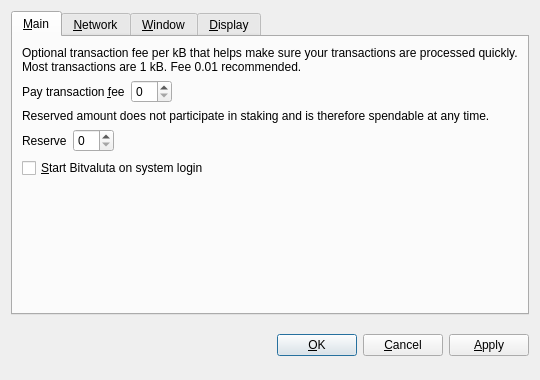
<?xml version="1.0" encoding="UTF-8"?>
<ui version="4.0">
 <class>OptionsDialog</class>
 <widget class="QDialog" name="OptionsDialog">
  <property name="geometry">
   <rect>
    <x>0</x>
    <y>0</y>
    <width>540</width>
    <height>380</height>
   </rect>
  </property>
  <property name="windowTitle">
   <string>Options</string>
  </property>
  <property name="modal">
   <bool>true</bool>
  </property>
  <layout class="QVBoxLayout" name="verticalLayout">
   <item>
    <widget class="QTabWidget" name="tabWidget">
     <property name="tabPosition">
      <enum>QTabWidget::North</enum>
     </property>
     <property name="currentIndex">
      <number>0</number>
     </property>
     <widget class="QWidget" name="tabMain">
      <attribute name="title">
       <string>&amp;Main</string>
      </attribute>
      <layout class="QVBoxLayout" name="verticalLayout_Main">
       <item>
        <widget class="QLabel" name="transactionFeeInfoLabel">
         <property name="text">
          <string>Optional transaction fee per kB that helps make sure your transactions are processed quickly. Most transactions are 1 kB. Fee 0.01 recommended.</string>
         </property>
         <property name="textFormat">
          <enum>Qt::PlainText</enum>
         </property>
         <property name="wordWrap">
          <bool>true</bool>
         </property>
        </widget>
       </item>
       <item>
        <layout class="QHBoxLayout" name="horizontalLayoutFee">
         <item>
          <widget class="QLabel" name="transactionFeeLabel">
           <property name="text">
            <string>Pay transaction &amp;fee</string>
           </property>
           <property name="textFormat">
            <enum>Qt::PlainText</enum>
           </property>
           <property name="buddy">
            <cstring>transactionFee</cstring>
           </property>
          </widget>
         </item>
         <item>
          <widget class="BitcoinAmountField" name="transactionFee"/>
         </item>
         <item>
          <spacer name="horizontalSpacerFee">
           <property name="orientation">
            <enum>Qt::Horizontal</enum>
           </property>
           <property name="sizeHint" stdset="0">
            <size>
             <width>40</width>
             <height>20</height>
            </size>
           </property>
          </spacer>
         </item>
        </layout>
       </item>
       <item>
        <widget class="QLabel" name="reserveBalanceInfoLabel">
         <property name="text">
          <string>Reserved amount does not participate in staking and is therefore spendable at any time.</string>
         </property>
         <property name="textFormat">
          <enum>Qt::PlainText</enum>
         </property>
         <property name="wordWrap">
          <bool>true</bool>
         </property>
        </widget>
       </item>
       <item>
        <layout class="QHBoxLayout" name="horizontalLayoutReserveBalance">
         <item>
          <widget class="QLabel" name="reserveBalanceLabel">
           <property name="text">
            <string>Reserve</string>
           </property>
           <property name="textFormat">
            <enum>Qt::PlainText</enum>
           </property>
           <property name="buddy">
            <cstring>reserveBalance</cstring>
           </property>
          </widget>
         </item>
         <item>
          <widget class="BitcoinAmountField" name="reserveBalance"/>
         </item>
         <item>
          <spacer name="horizontalSpacerReserveBalance">
           <property name="orientation">
            <enum>Qt::Horizontal</enum>
           </property>
           <property name="sizeHint" stdset="0">
            <size>
             <width>40</width>
             <height>20</height>
            </size>
           </property>
          </spacer>
         </item>
        </layout>
       </item>
       <item>
        <widget class="QCheckBox" name="bitcoinAtStartup">
         <property name="toolTip">
          <string>Automatically start Bitvaluta after logging in to the system.</string>
         </property>
         <property name="text">
          <string>&amp;Start Bitvaluta on system login</string>
         </property>
        </widget>
       </item>
       <item>
        <spacer name="verticalSpacer_Main">
         <property name="orientation">
          <enum>Qt::Vertical</enum>
         </property>
         <property name="sizeHint" stdset="0">
          <size>
           <width>20</width>
           <height>40</height>
          </size>
         </property>
        </spacer>
       </item>
      </layout>
     </widget>
     <widget class="QWidget" name="tabNetwork">
      <attribute name="title">
       <string>&amp;Network</string>
      </attribute>
      <layout class="QVBoxLayout" name="verticalLayout_Network">
       <item>
        <widget class="QCheckBox" name="mapPortUpnp">
         <property name="toolTip">
          <string>Automatically open the Bitvaluta client port on the router. This only works when your router supports UPnP and it is enabled.</string>
         </property>
         <property name="text">
          <string>Map port using &amp;UPnP</string>
         </property>
        </widget>
       </item>
       <item>
        <widget class="QCheckBox" name="connectSocks">
         <property name="toolTip">
          <string>Connect to the Bitvaluta network through a SOCKS5 proxy (e.g. when connecting through Tor).</string>
         </property>
         <property name="text">
          <string>&amp;Connect through SOCKS5 proxy:</string>
         </property>
        </widget>
       </item>
       <item>
        <layout class="QHBoxLayout" name="horizontalLayout_Network">
         <item>
          <widget class="QLabel" name="proxyIpLabel">
           <property name="text">
            <string>Proxy &amp;IP:</string>
           </property>
           <property name="textFormat">
            <enum>Qt::PlainText</enum>
           </property>
           <property name="buddy">
            <cstring>proxyIp</cstring>
           </property>
          </widget>
         </item>
         <item>
          <widget class="QValidatedLineEdit" name="proxyIp">
           <property name="maximumSize">
            <size>
             <width>140</width>
             <height>16777215</height>
            </size>
           </property>
           <property name="toolTip">
            <string>IP address of the proxy (e.g. 127.0.0.1)</string>
           </property>
          </widget>
         </item>
         <item>
          <widget class="QLabel" name="proxyPortLabel">
           <property name="text">
            <string>&amp;Port:</string>
           </property>
           <property name="textFormat">
            <enum>Qt::PlainText</enum>
           </property>
           <property name="buddy">
            <cstring>proxyPort</cstring>
           </property>
          </widget>
         </item>
         <item>
          <widget class="QLineEdit" name="proxyPort">
           <property name="maximumSize">
            <size>
             <width>55</width>
             <height>16777215</height>
            </size>
           </property>
           <property name="toolTip">
            <string>Port of the proxy (e.g. 9050)</string>
           </property>
          </widget>
         </item>
         <item>
          <spacer name="horizontalSpacer_Network">
           <property name="orientation">
            <enum>Qt::Horizontal</enum>
           </property>
           <property name="sizeHint" stdset="0">
            <size>
             <width>40</width>
             <height>20</height>
            </size>
           </property>
          </spacer>
         </item>
        </layout>
       </item>
       <item>
        <spacer name="verticalSpacer_Network">
         <property name="orientation">
          <enum>Qt::Vertical</enum>
         </property>
         <property name="sizeHint" stdset="0">
          <size>
           <width>20</width>
           <height>40</height>
          </size>
         </property>
        </spacer>
       </item>
      </layout>
     </widget>
     <widget class="QWidget" name="tabWindow">
      <attribute name="title">
       <string>&amp;Window</string>
      </attribute>
      <layout class="QVBoxLayout" name="verticalLayout_Window">
       <item>
        <widget class="QCheckBox" name="minimizeToTray">
         <property name="toolTip">
          <string>Show only a tray icon after minimizing the window.</string>
         </property>
         <property name="text">
          <string>&amp;Minimize to the tray instead of the taskbar</string>
         </property>
        </widget>
       </item>
       <item>
        <widget class="QCheckBox" name="minimizeOnClose">
         <property name="toolTip">
          <string>Minimize instead of exit the application when the window is closed. When this option is enabled, the application will be closed only after selecting Quit in the menu.</string>
         </property>
         <property name="text">
          <string>M&amp;inimize on close</string>
         </property>
        </widget>
       </item>
       <item>
        <spacer name="verticalSpacer_Window">
         <property name="orientation">
          <enum>Qt::Vertical</enum>
         </property>
         <property name="sizeHint" stdset="0">
          <size>
           <width>20</width>
           <height>40</height>
          </size>
         </property>
        </spacer>
       </item>
      </layout>
     </widget>
     <widget class="QWidget" name="tabDisplay">
      <attribute name="title">
       <string>&amp;Display</string>
      </attribute>
      <layout class="QVBoxLayout" name="verticalLayout_Display">
       <item>
        <layout class="QHBoxLayout" name="horizontalLayout_1_Display">
         <item>
          <widget class="QLabel" name="langLabel">
           <property name="text">
            <string>User Interface &amp;language:</string>
           </property>
           <property name="textFormat">
            <enum>Qt::PlainText</enum>
           </property>
           <property name="buddy">
            <cstring>lang</cstring>
           </property>
          </widget>
         </item>
         <item>
          <widget class="QValueComboBox" name="lang">
           <property name="toolTip">
            <string>The user interface language can be set here. This setting will take effect after restarting Bitvaluta.</string>
           </property>
          </widget>
         </item>
        </layout>
       </item>
       <item>
        <layout class="QHBoxLayout" name="horizontalLayout_2_Display">
         <item>
          <widget class="QLabel" name="unitLabel">
           <property name="text">
            <string>&amp;Unit to show amounts in:</string>
           </property>
           <property name="textFormat">
            <enum>Qt::PlainText</enum>
           </property>
           <property name="buddy">
            <cstring>unit</cstring>
           </property>
          </widget>
         </item>
         <item>
          <widget class="QValueComboBox" name="unit">
           <property name="toolTip">
            <string>Choose the default subdivision unit to show in the interface and when sending coins.</string>
           </property>
          </widget>
         </item>
        </layout>
       </item>
       <item>
        <widget class="QCheckBox" name="coinControlFeatures">
         <property name="toolTip">
          <string>Whether to show coin control features or not.</string>
         </property>
         <property name="text">
          <string>Display coin &amp;control features (experts only!)</string>
         </property>
        </widget>
       </item>
       <item>
        <widget class="QCheckBox" name="useBlackTheme">
         <property name="text">
          <string>Use black visual theme (requires restart)</string>
         </property>
        </widget>
       </item>
       <item>
        <spacer name="verticalSpacer_Display">
         <property name="orientation">
          <enum>Qt::Vertical</enum>
         </property>
         <property name="sizeHint" stdset="0">
          <size>
           <width>20</width>
           <height>40</height>
          </size>
         </property>
        </spacer>
       </item>
      </layout>
     </widget>
    </widget>
   </item>
   <item>
    <layout class="QHBoxLayout" name="horizontalLayout_Buttons">
     <item>
      <spacer name="horizontalSpacer_1">
       <property name="orientation">
        <enum>Qt::Horizontal</enum>
       </property>
       <property name="sizeHint" stdset="0">
        <size>
         <width>40</width>
         <height>48</height>
        </size>
       </property>
      </spacer>
     </item>
     <item>
      <widget class="QLabel" name="statusLabel">
       <property name="font">
        <font>
         <weight>75</weight>
         <bold>true</bold>
        </font>
       </property>
       <property name="text">
        <string/>
       </property>
       <property name="textFormat">
        <enum>Qt::PlainText</enum>
       </property>
       <property name="wordWrap">
        <bool>true</bool>
       </property>
      </widget>
     </item>
     <item>
      <spacer name="horizontalSpacer_2">
       <property name="orientation">
        <enum>Qt::Horizontal</enum>
       </property>
       <property name="sizeHint" stdset="0">
        <size>
         <width>40</width>
         <height>48</height>
        </size>
       </property>
      </spacer>
     </item>
     <item>
      <widget class="QPushButton" name="okButton">
       <property name="text">
        <string>&amp;OK</string>
       </property>
      </widget>
     </item>
     <item>
      <widget class="QPushButton" name="cancelButton">
       <property name="text">
        <string>&amp;Cancel</string>
       </property>
       <property name="autoDefault">
        <bool>false</bool>
       </property>
      </widget>
     </item>
     <item>
      <widget class="QPushButton" name="applyButton">
       <property name="text">
        <string>&amp;Apply</string>
       </property>
       <property name="autoDefault">
        <bool>false</bool>
       </property>
      </widget>
     </item>
    </layout>
   </item>
  </layout>
 </widget>
 <customwidgets>
  <customwidget>
   <class>BitcoinAmountField</class>
   <extends>QSpinBox</extends>
   <header>bitcoinamountfield.h</header>
  </customwidget>
  <customwidget>
   <class>QValueComboBox</class>
   <extends>QComboBox</extends>
   <header>qvaluecombobox.h</header>
  </customwidget>
  <customwidget>
   <class>QValidatedLineEdit</class>
   <extends>QLineEdit</extends>
   <header>qvalidatedlineedit.h</header>
  </customwidget>
 </customwidgets>
 <resources/>
 <connections/>
</ui>
